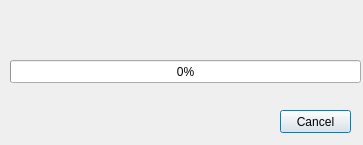
<?xml version="1.0" encoding="UTF-8"?>
<ui version="4.0">
 <class>progressBarDialog</class>
 <widget class="QDialog" name="progressBarDialog">
  <property name="geometry">
   <rect>
    <x>0</x>
    <y>0</y>
    <width>363</width>
    <height>145</height>
   </rect>
  </property>
  <property name="windowTitle">
   <string>Google Drive</string>
  </property>
  <widget class="QLabel" name="infoLbel">
   <property name="geometry">
    <rect>
     <x>10</x>
     <y>110</y>
     <width>261</width>
     <height>16</height>
    </rect>
   </property>
   <property name="font">
    <font>
     <weight>50</weight>
     <bold>false</bold>
    </font>
   </property>
   <property name="text">
    <string/>
   </property>
  </widget>
  <widget class="QProgressBar" name="progressBar">
   <property name="geometry">
    <rect>
     <x>10</x>
     <y>60</y>
     <width>351</width>
     <height>23</height>
    </rect>
   </property>
   <property name="value">
    <number>0</number>
   </property>
  </widget>
  <widget class="QPushButton" name="cancelButton">
   <property name="geometry">
    <rect>
     <x>280</x>
     <y>110</y>
     <width>71</width>
     <height>23</height>
    </rect>
   </property>
   <property name="text">
    <string>Cancel</string>
   </property>
  </widget>
  <widget class="QLabel" name="logoLabel">
   <property name="geometry">
    <rect>
     <x>10</x>
     <y>10</y>
     <width>341</width>
     <height>41</height>
    </rect>
   </property>
   <property name="text">
    <string/>
   </property>
   <property name="pixmap">
    <pixmap resource="resource.qrc">:/ico/logo</pixmap>
   </property>
   <property name="alignment">
    <set>Qt::AlignCenter</set>
   </property>
  </widget>
 </widget>
 <resources>
  <include location="resource.qrc"/>
 </resources>
 <connections/>
</ui>
